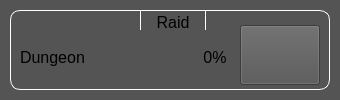
<?xml version="1.0" encoding="UTF-8"?>
<ui version="4.0">
 <class>DungeonForm</class>
 <widget class="QWidget" name="DungeonForm">
  <property name="geometry">
   <rect>
    <x>0</x>
    <y>0</y>
    <width>340</width>
    <height>100</height>
   </rect>
  </property>
  <property name="sizePolicy">
   <sizepolicy hsizetype="Fixed" vsizetype="Fixed">
    <horstretch>0</horstretch>
    <verstretch>0</verstretch>
   </sizepolicy>
  </property>
  <property name="minimumSize">
   <size>
    <width>340</width>
    <height>100</height>
   </size>
  </property>
  <property name="maximumSize">
   <size>
    <width>340</width>
    <height>100</height>
   </size>
  </property>
  <property name="font">
   <font>
    <pointsize>12</pointsize>
   </font>
  </property>
  <property name="windowTitle">
   <string>Form</string>
  </property>
  <property name="styleSheet">
   <string notr="true">background-color: rgb(84, 84, 84);

</string>
  </property>
  <layout class="QVBoxLayout" name="verticalLayout">
   <property name="leftMargin">
    <number>10</number>
   </property>
   <property name="topMargin">
    <number>10</number>
   </property>
   <property name="rightMargin">
    <number>10</number>
   </property>
   <property name="bottomMargin">
    <number>10</number>
   </property>
   <item>
    <widget class="QGroupBox" name="groupBox">
     <property name="sizePolicy">
      <sizepolicy hsizetype="Preferred" vsizetype="Preferred">
       <horstretch>0</horstretch>
       <verstretch>0</verstretch>
      </sizepolicy>
     </property>
     <property name="minimumSize">
      <size>
       <width>320</width>
       <height>80</height>
      </size>
     </property>
     <property name="maximumSize">
      <size>
       <width>320</width>
       <height>80</height>
      </size>
     </property>
     <property name="styleSheet">
      <string notr="true">QGroupBox::title { 
	subcontrol-position: top center; 
    padding: 2 13;
	border: 1 solid white;
}

QGroupBox#groupBox {
    padding-top: 10;
	border: 1 solid white;
	border-radius: 10px;
}</string>
     </property>
     <property name="title">
      <string>Raid</string>
     </property>
     <widget class="QLabel" name="dungeonLabel">
      <property name="geometry">
       <rect>
        <x>10</x>
        <y>20</y>
        <width>170</width>
        <height>55</height>
       </rect>
      </property>
      <property name="sizePolicy">
       <sizepolicy hsizetype="Expanding" vsizetype="Expanding">
        <horstretch>0</horstretch>
        <verstretch>0</verstretch>
       </sizepolicy>
      </property>
      <property name="font">
       <font>
        <pointsize>12</pointsize>
       </font>
      </property>
      <property name="text">
       <string>Dungeon</string>
      </property>
     </widget>
     <widget class="QLabel" name="dropPercentage">
      <property name="geometry">
       <rect>
        <x>180</x>
        <y>20</y>
        <width>50</width>
        <height>55</height>
       </rect>
      </property>
      <property name="sizePolicy">
       <sizepolicy hsizetype="Expanding" vsizetype="Expanding">
        <horstretch>0</horstretch>
        <verstretch>0</verstretch>
       </sizepolicy>
      </property>
      <property name="font">
       <font>
        <pointsize>12</pointsize>
       </font>
      </property>
      <property name="text">
       <string>0%</string>
      </property>
      <property name="alignment">
       <set>Qt::AlignCenter</set>
      </property>
     </widget>
     <widget class="QPushButton" name="killButton">
      <property name="geometry">
       <rect>
        <x>230</x>
        <y>15</y>
        <width>80</width>
        <height>60</height>
       </rect>
      </property>
      <property name="sizePolicy">
       <sizepolicy hsizetype="Expanding" vsizetype="Expanding">
        <horstretch>0</horstretch>
        <verstretch>0</verstretch>
       </sizepolicy>
      </property>
      <property name="text">
       <string/>
      </property>
      <property name="icon">
       <iconset>
        <selectedoff>:/tick.png</selectedoff>
        <selectedon>:/dead.png</selectedon>
       </iconset>
      </property>
      <property name="iconSize">
       <size>
        <width>32</width>
        <height>32</height>
       </size>
      </property>
      <property name="checkable">
       <bool>true</bool>
      </property>
      <property name="checked">
       <bool>false</bool>
      </property>
     </widget>
    </widget>
   </item>
  </layout>
 </widget>
 <resources/>
 <connections/>
</ui>
